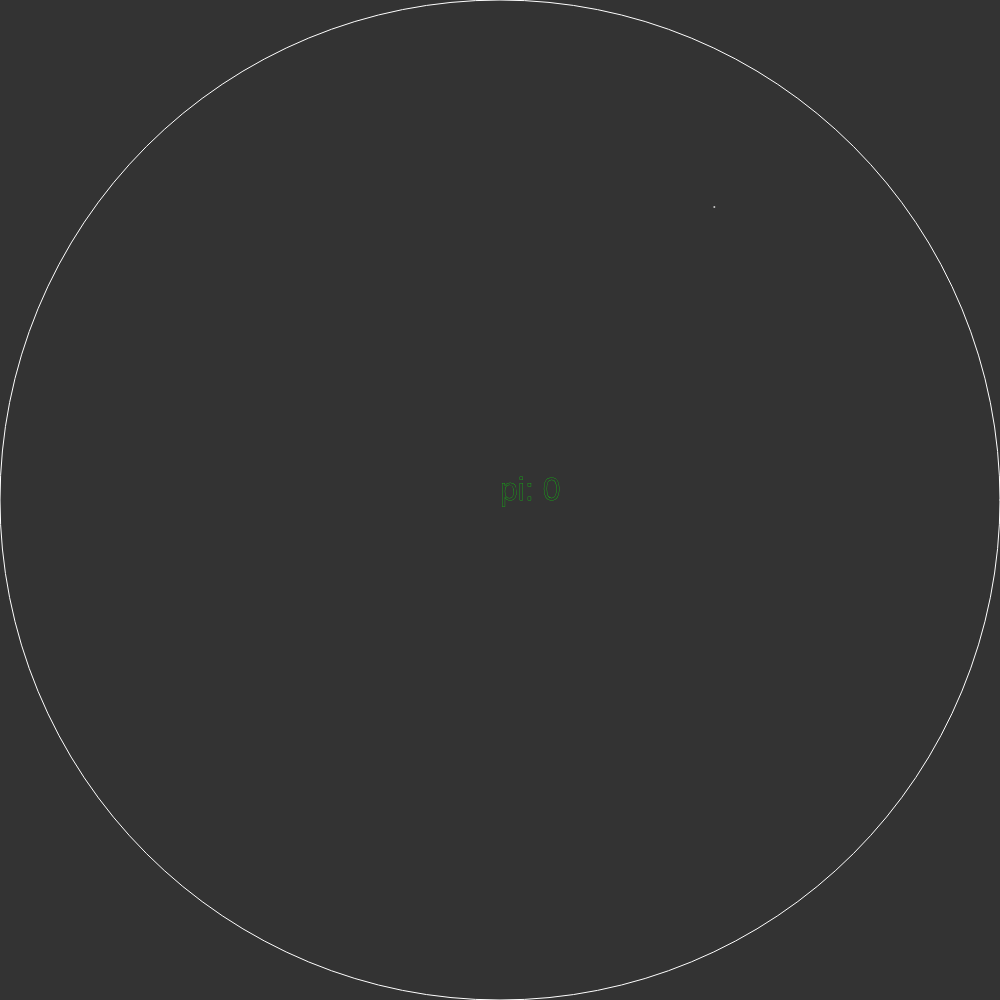
Frame 1 (no input)
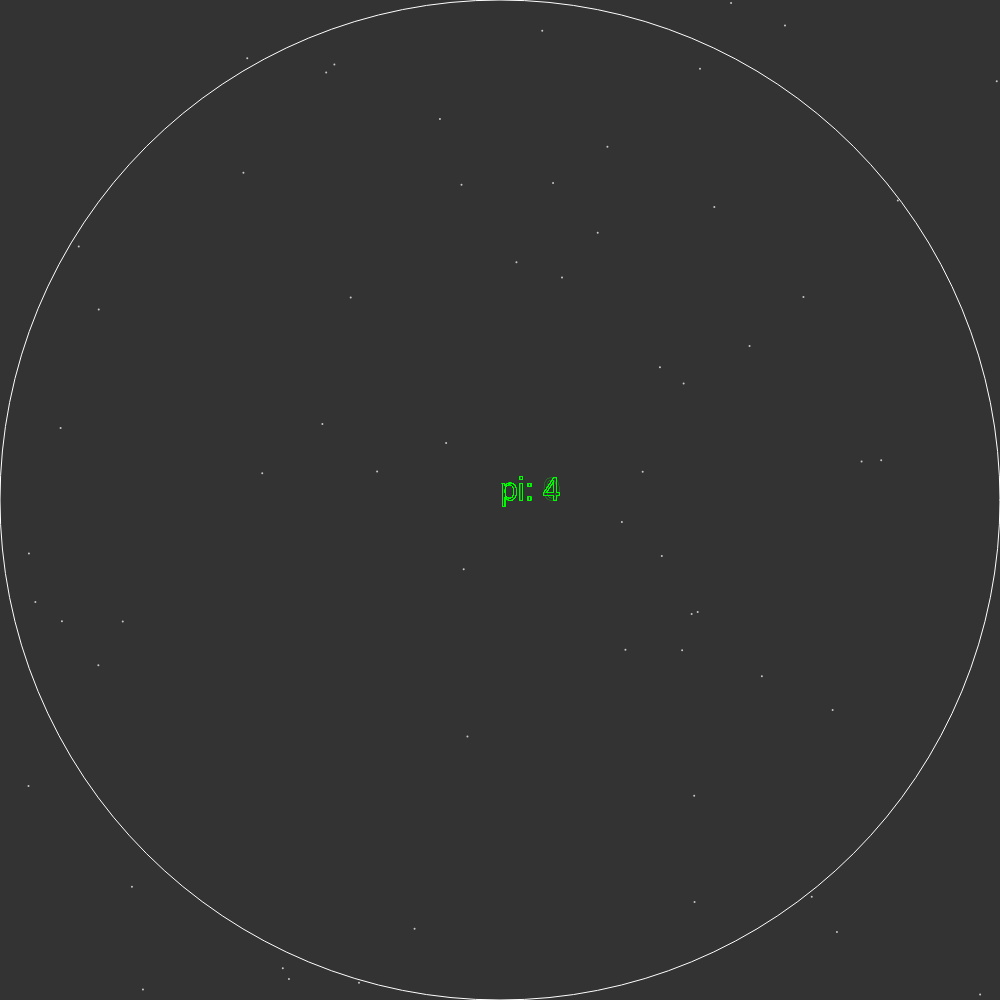
Frame 60 (no input)
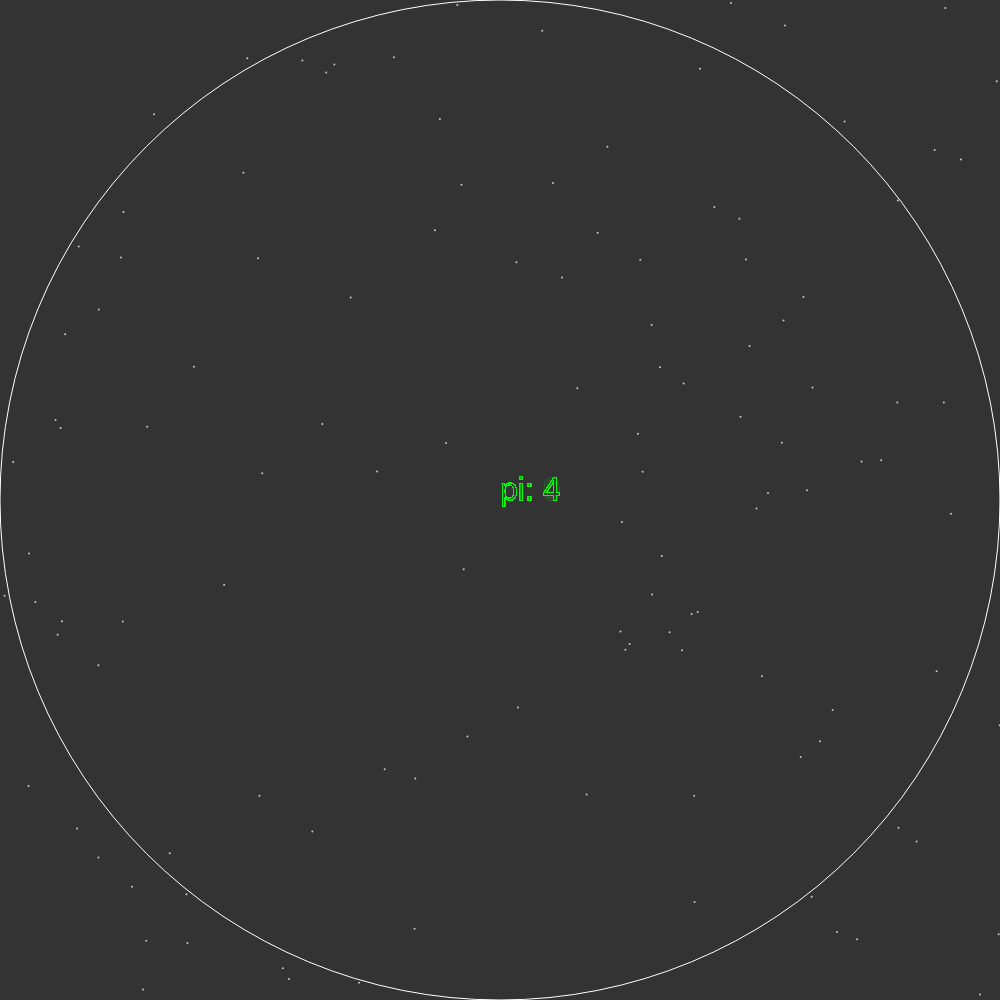
Frame 120 (the mouse pressed at the canvas centre since frame 60)

The p5.js sketch that drew these frames (run headless with seeded random() and noise() and a simulated clock; from frame 60 on, the mouse is pressed at the canvas centre):

// p5.js sketch
// ── sketch.js
let r;
let pi = 0;

function setup() {
    r = min(windowWidth, windowHeight);
    createCanvas(r, r);
    r = min(width, height);

    background(51);
    stroke(255);
    noFill();
    circle(width / 2, height / 2, r); 
}

let cir = 0;
let total = 0;
function draw() {
    
    // strokeWeight(5);

    stroke(0, 255, 0);
    strokeWeight(0.25);
    textSize(32);
    text("pi: " + pi, width / 2, height / 2);

    stroke(200);
    strokeWeight(2);

    let x = random(width);
    let y = random(height);
    point(x, y);

    if (x <= r && y <= r) cir++;
    total++;

    pi = (float(cir) / float(total)) * 4;
}
